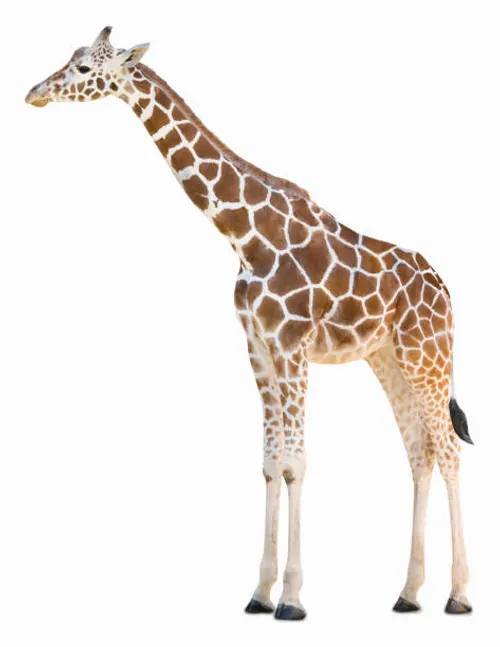
#> input picture giraffe.jpg, 500 x 647 px
$ jupyter execute histogram.ipynb
#> lines starting #> are read from the running program, lines starting #| are printed output that depends on the picture
[cell 1]
import cv2
import matplotlib.pyplot as plt

[cell 2]
image = cv2.imread('giraffe.jpg')
#> image is the input picture: shape (647, 500, 3); mean B, G, R 228.5, 232.8, 238.4

image_rgb = cv2.cvtColor(image, cv2.COLOR_BGR2RGB)


channels = cv2.split(image_rgb)
colors = ['red', 'green', 'blue']

for channel, color in zip(channels, colors):
    hist = cv2.calcHist([channel], [0], None, [256], [0, 256])
    plt.plot(hist, color = colors[colors.index(color)])
#> this loop made 3 passes
#> color on passes 1 to 3: 'red', 'green', 'blue'

plt.title('Histogram for RGB channels')
plt.xlabel('Pixel value')
plt.ylabel('Frequency')
plt.show()
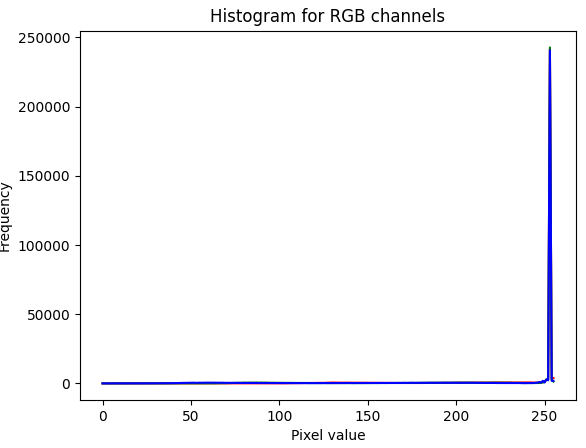
#> figure drawn by matplotlib, 1 panel; curve peaks at x = 253, y = 241939; curve peaks at x = 253, y = 242840; curve peaks at x = 253, y = 240748
